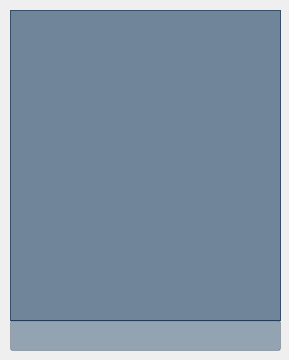
<?xml version="1.0" encoding="UTF-8"?>
<ui version="4.0">
 <class>Server</class>
 <widget class="QDialog" name="Server">
  <property name="geometry">
   <rect>
    <x>0</x>
    <y>0</y>
    <width>289</width>
    <height>360</height>
   </rect>
  </property>
  <property name="windowTitle">
   <string>Chat</string>
  </property>
  <widget class="QTextEdit" name="showText">
   <property name="geometry">
    <rect>
     <x>10</x>
     <y>10</y>
     <width>271</width>
     <height>311</height>
    </rect>
   </property>
   <property name="palette">
    <palette>
     <active>
      <colorrole role="Button">
       <brush brushstyle="SolidPattern">
        <color alpha="140">
         <red>8</red>
         <green>46</green>
         <blue>84</blue>
        </color>
       </brush>
      </colorrole>
      <colorrole role="Text">
       <brush brushstyle="SolidPattern">
        <color alpha="255">
         <red>255</red>
         <green>255</green>
         <blue>255</blue>
        </color>
       </brush>
      </colorrole>
      <colorrole role="Base">
       <brush brushstyle="NoBrush">
        <color alpha="255">
         <red>0</red>
         <green>0</green>
         <blue>0</blue>
        </color>
       </brush>
      </colorrole>
      <colorrole role="Window">
       <brush brushstyle="SolidPattern">
        <color alpha="140">
         <red>8</red>
         <green>46</green>
         <blue>84</blue>
        </color>
       </brush>
      </colorrole>
     </active>
     <inactive>
      <colorrole role="Button">
       <brush brushstyle="SolidPattern">
        <color alpha="140">
         <red>8</red>
         <green>46</green>
         <blue>84</blue>
        </color>
       </brush>
      </colorrole>
      <colorrole role="Text">
       <brush brushstyle="SolidPattern">
        <color alpha="255">
         <red>255</red>
         <green>255</green>
         <blue>255</blue>
        </color>
       </brush>
      </colorrole>
      <colorrole role="Base">
       <brush brushstyle="NoBrush">
        <color alpha="255">
         <red>0</red>
         <green>0</green>
         <blue>0</blue>
        </color>
       </brush>
      </colorrole>
      <colorrole role="Window">
       <brush brushstyle="SolidPattern">
        <color alpha="140">
         <red>8</red>
         <green>46</green>
         <blue>84</blue>
        </color>
       </brush>
      </colorrole>
     </inactive>
     <disabled>
      <colorrole role="Button">
       <brush brushstyle="SolidPattern">
        <color alpha="140">
         <red>8</red>
         <green>46</green>
         <blue>84</blue>
        </color>
       </brush>
      </colorrole>
      <colorrole role="Text">
       <brush brushstyle="SolidPattern">
        <color alpha="255">
         <red>120</red>
         <green>120</green>
         <blue>120</blue>
        </color>
       </brush>
      </colorrole>
      <colorrole role="Base">
       <brush brushstyle="NoBrush">
        <color alpha="255">
         <red>0</red>
         <green>0</green>
         <blue>0</blue>
        </color>
       </brush>
      </colorrole>
      <colorrole role="Window">
       <brush brushstyle="SolidPattern">
        <color alpha="140">
         <red>8</red>
         <green>46</green>
         <blue>84</blue>
        </color>
       </brush>
      </colorrole>
     </disabled>
    </palette>
   </property>
   <property name="font">
    <font>
     <family>微软雅黑</family>
     <pointsize>10</pointsize>
     <weight>50</weight>
     <bold>false</bold>
    </font>
   </property>
   <property name="layoutDirection">
    <enum>Qt::LeftToRight</enum>
   </property>
   <property name="autoFillBackground">
    <bool>false</bool>
   </property>
   <property name="styleSheet">
    <string notr="true">background-color: rgba(8, 46, 84, 140);
</string>
   </property>
  </widget>
  <widget class="QLineEdit" name="lineEdit">
   <property name="geometry">
    <rect>
     <x>10</x>
     <y>320</y>
     <width>271</width>
     <height>31</height>
    </rect>
   </property>
   <property name="palette">
    <palette>
     <active>
      <colorrole role="Button">
       <brush brushstyle="SolidPattern">
        <color alpha="100">
         <red>8</red>
         <green>46</green>
         <blue>84</blue>
        </color>
       </brush>
      </colorrole>
      <colorrole role="Text">
       <brush brushstyle="SolidPattern">
        <color alpha="255">
         <red>255</red>
         <green>255</green>
         <blue>255</blue>
        </color>
       </brush>
      </colorrole>
      <colorrole role="Base">
       <brush brushstyle="SolidPattern">
        <color alpha="100">
         <red>8</red>
         <green>46</green>
         <blue>84</blue>
        </color>
       </brush>
      </colorrole>
      <colorrole role="Window">
       <brush brushstyle="SolidPattern">
        <color alpha="100">
         <red>8</red>
         <green>46</green>
         <blue>84</blue>
        </color>
       </brush>
      </colorrole>
     </active>
     <inactive>
      <colorrole role="Button">
       <brush brushstyle="SolidPattern">
        <color alpha="100">
         <red>8</red>
         <green>46</green>
         <blue>84</blue>
        </color>
       </brush>
      </colorrole>
      <colorrole role="Text">
       <brush brushstyle="SolidPattern">
        <color alpha="255">
         <red>255</red>
         <green>255</green>
         <blue>255</blue>
        </color>
       </brush>
      </colorrole>
      <colorrole role="Base">
       <brush brushstyle="SolidPattern">
        <color alpha="100">
         <red>8</red>
         <green>46</green>
         <blue>84</blue>
        </color>
       </brush>
      </colorrole>
      <colorrole role="Window">
       <brush brushstyle="SolidPattern">
        <color alpha="100">
         <red>8</red>
         <green>46</green>
         <blue>84</blue>
        </color>
       </brush>
      </colorrole>
     </inactive>
     <disabled>
      <colorrole role="Button">
       <brush brushstyle="SolidPattern">
        <color alpha="100">
         <red>8</red>
         <green>46</green>
         <blue>84</blue>
        </color>
       </brush>
      </colorrole>
      <colorrole role="Text">
       <brush brushstyle="SolidPattern">
        <color alpha="255">
         <red>120</red>
         <green>120</green>
         <blue>120</blue>
        </color>
       </brush>
      </colorrole>
      <colorrole role="Base">
       <brush brushstyle="SolidPattern">
        <color alpha="100">
         <red>8</red>
         <green>46</green>
         <blue>84</blue>
        </color>
       </brush>
      </colorrole>
      <colorrole role="Window">
       <brush brushstyle="SolidPattern">
        <color alpha="100">
         <red>8</red>
         <green>46</green>
         <blue>84</blue>
        </color>
       </brush>
      </colorrole>
     </disabled>
    </palette>
   </property>
   <property name="font">
    <font>
     <family>微软雅黑</family>
     <pointsize>10</pointsize>
    </font>
   </property>
   <property name="styleSheet">
    <string notr="true">background-color: rgba(8, 46, 84, 100);</string>
   </property>
  </widget>
 </widget>
 <resources/>
 <connections/>
</ui>
